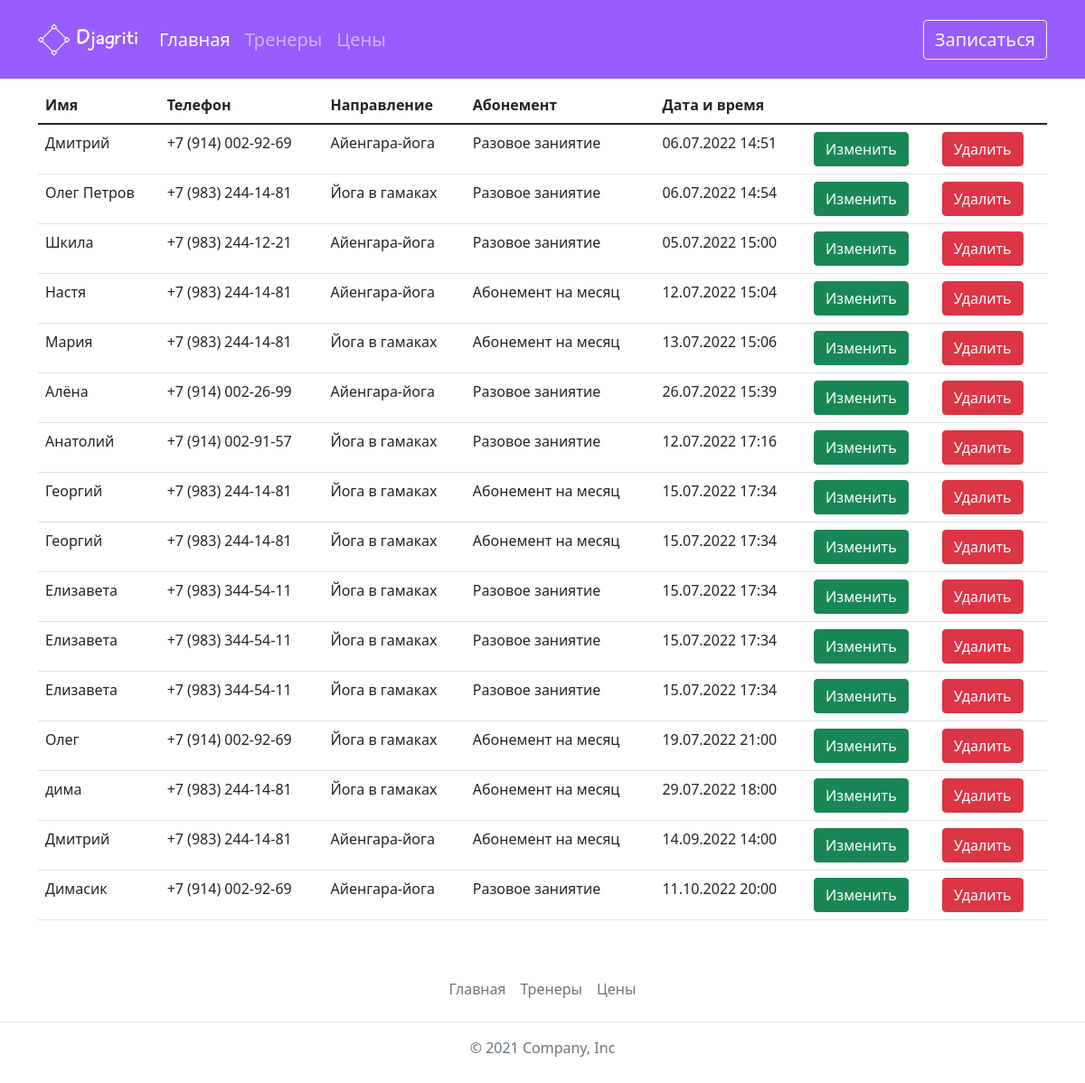
Page /dashboard/ on the earlier database version.
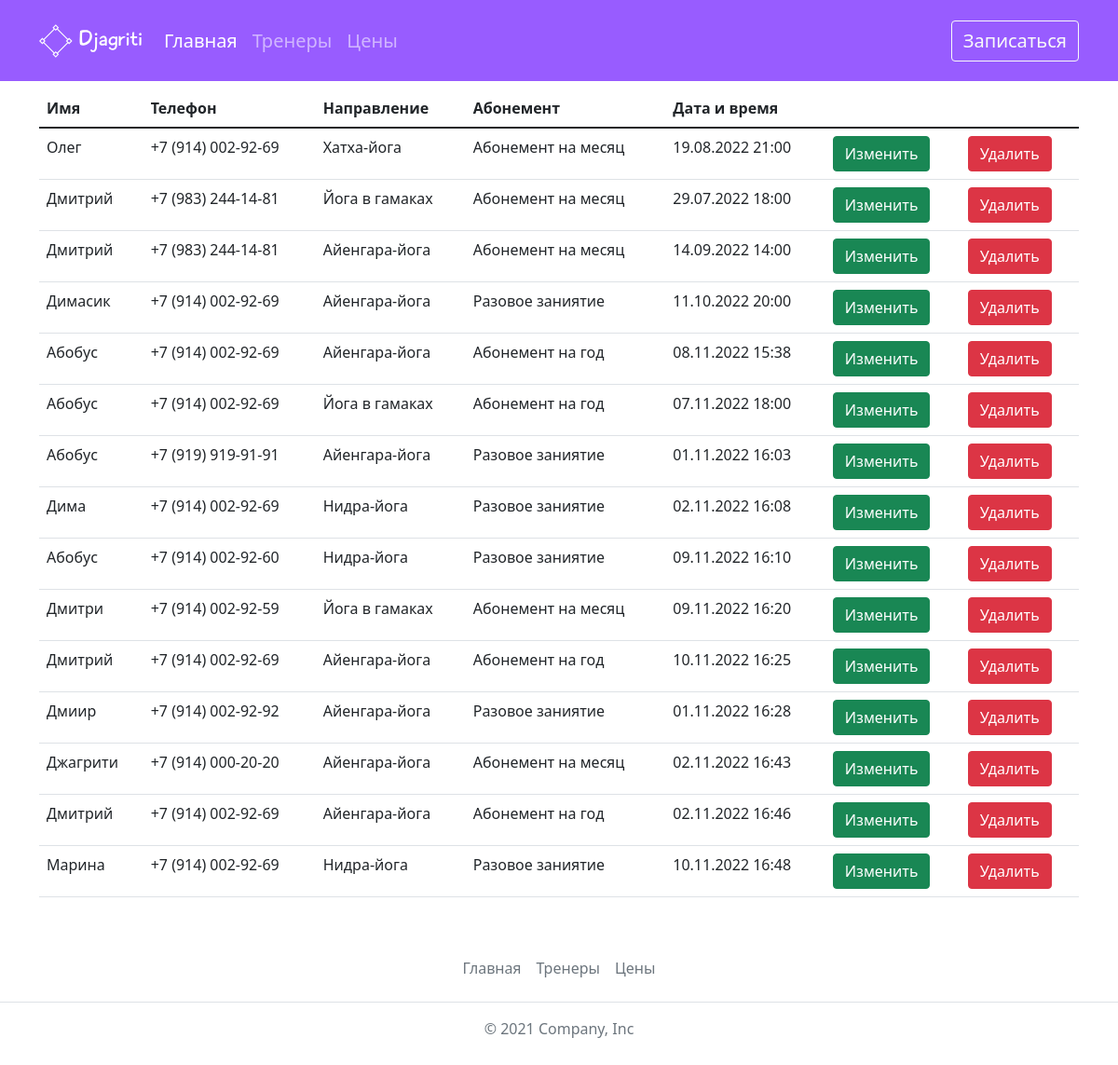
Same page on the later database version.
### crm/models.py (models this page shows, shortened)
class Order(models.Model):
    order_dt = models.DateTimeField(auto_now=True)
    order_name = models.CharField(max_length=100, verbose_name='Имя')
    order_phone = models.CharField(max_length=18, verbose_name='Телефон')
    order_napr = models.ForeignKey(NaprCrm, on_delete=models.PROTECT, null=True, blank=True, verbose_name='Направление')
    order_price = models.ForeignKey(Price, on_delete=models.PROTECT,  null=True, blank=True, verbose_name="Абонемент")
    date = models.DateTimeField(verbose_name="Дата и время")
    class Meta:
        verbose_name = 'Заказ'
        verbose_name_plural = 'Заказы'

class NaprCrm(models.Model):
    napr_name = models.CharField(max_length=100, verbose_name='Направление')
    def __str__(self):
        return self.napr_name
    class Meta:
        verbose_name = 'Направление'
        verbose_name_plural = 'Направления'

class Price(models.Model):
    price_name = models.CharField(max_length=25, verbose_name='Название')
    price_value = models.IntegerField(verbose_name="Цена")
    objects = models.Manager()
    def __str__(self):
        return self.price_name
    class Meta:
        verbose_name = 'Цена'
        verbose_name_plural = 'Цены'

### crm/views.py (the view)
# urls.py: path('dashboard/', dashboard, name='dashboard'),
def dashboard(request):
    order = Order.objects.all()
    return render(request, 'crm/dashboard.html', {'order': order})

### crm/templates/crm/dashboard.html
{% extends 'crm/base.html' %}
{% load static %}
{% block content %}
<div class="container pt-5">
    <div class="row mt-5">
        <div class="col">
        <table class="table">
            <thead>
                <tr>
                    <th scope="col">Имя</th>
                    <th scope="col">Телефон</th>
                    <th scope="col">Направление</th>
                    <th scope="col">Абонемент</th>
                    <th scope="col">Дата и время</th>
                </tr>
            </thead>
            <tbody>
            {% for i in order%}
            <tr>
                <td>{{i.order_name}}</td>
                <td>{{i.order_phone}}</td>
                <td>{{i.order_napr}}</td>
                <td>{{i.order_price}}</td>
                <td>{{i.date|date:'d.m.Y H:i'}}</td>
                <td><a class="btn btn-success" href="{% url 'update_order' i.id %}">Изменить</a></td>
                <td><a class="btn btn-danger" href="{% url 'delete_order' i.id %}">Удалить</a></td>
            </tr>
            {% endfor %}
        </tbody>
    </table>
        </div>
    </div>
</div>
{% endblock %}

### crm/templates/crm/base.html (shortened to what this page needs)
{% load static %}
<!DOCTYPE html>
<html lang="ru">
<head>
    <link rel="stylesheet" type="text/css" href="{% static 'crm/style.css' %}">
    <link rel="stylesheet" href="https://cdnjs.cloudflare.com/ajax/libs/jquery-datetimepicker/2.5.20/jquery.datetimepicker.min.css" />
    <link href="https://cdn.jsdelivr.net/npm/bootstrap@5.1.3/dist/css/bootstrap.min.css" rel="stylesheet">
</head>
<body>
    <nav class="navbar fixed-top navbar-expand-lg navbar-dark w-100 mx-auto" style="background-color:#985cff; font-size: 20px">
        <div class="container" >
          <a class="navbar-brand" href="{% url 'home' %}">
            <img src="{% static 'crm/img/logo.svg' %}" alt="" width="110" height="60" class="d-inline-block align-text-top">
          </a>
          <div class="collapse navbar-collapse" id="navbarSupportedContent">
            <ul class="navbar-nav me-auto mb-2 mb-lg-0">
              <li class="nav-item">
                <a class="nav-link active" aria-current="page" href="{% url 'home' %}">Главная</a>
              </li>
              <li class="nav-item">
                <a class="nav-link" href="{% url 'teachers' %}">Тренеры</a>
              </li>
              <li class="nav-item">
                <a class="nav-link" href="{% url 'price' %}">Цены</a>
              </li>
            </ul>
            <div class="d-flex">
              <button class="btn btn-outline-light" data-bs-toggle="modal" data-bs-target="#exampleModal" style="font-size: 20px">Записаться</button>
            </div>
          </div>
        </div>
      </nav>
{% block content %}
{% endblock %}
<footer class="py-3 my-4">
    <ul class="nav justify-content-center border-bottom pb-3 mb-3">
      <li class="nav-item"><a href="#" class="nav-link px-2 text-muted">Главная</a></li>
      <li class="nav-item"><a href="#" class="nav-link px-2 text-muted">Тренеры</a></li>
      <li class="nav-item"><a href="#" class="nav-link px-2 text-muted">Цены</a></li>
    </ul>
    <p class="text-center text-muted">© 2021 Company, Inc</p>
  </footer>
</body>
</html>

Differences in the rows shown:
removed Order: order_name "Дмитрий", order_phone "+7 (914) 002-92-69", order_napr "Айенгара-йога", order_price "Разовое заниятие", date "06.07.2022 14:51"
removed Order: order_name "Олег Петров", order_phone "+7 (983) 244-14-81", order_napr "Йога в гамаках", order_price "Разовое заниятие", date "06.07.2022 14:54"
removed Order: order_name "Шкила", order_phone "+7 (983) 244-12-21", order_napr "Айенгара-йога", order_price "Разовое заниятие", date "05.07.2022 15:00"
removed Order: order_name "Настя", order_phone "+7 (983) 244-14-81", order_napr "Айенгара-йога", order_price "Абонемент на месяц", date "12.07.2022 15:04"
removed Order: order_name "Мария", order_phone "+7 (983) 244-14-81", order_napr "Йога в гамаках", order_price "Абонемент на месяц", date "13.07.2022 15:06"
removed Order: order_name "Алёна", order_phone "+7 (914) 002-26-99", order_napr "Айенгара-йога", order_price "Разовое заниятие", date "26.07.2022 15:39"
removed Order: order_name "Анатолий", order_phone "+7 (914) 002-91-57", order_napr "Йога в гамаках", order_price "Разовое заниятие", date "12.07.2022 17:16"
removed Order: order_name "Георгий", order_phone "+7 (983) 244-14-81", order_napr "Йога в гамаках", order_price "Абонемент на месяц", date "15.07.2022 17:34"
removed Order: order_name "Георгий", order_phone "+7 (983) 244-14-81", order_napr "Йога в гамаках", order_price "Абонемент на месяц", date "15.07.2022 17:34"
removed Order: order_name "Елизавета", order_phone "+7 (983) 344-54-11", order_napr "Йога в гамаках", order_price "Разовое заниятие", date "15.07.2022 17:34"
removed Order: order_name "Елизавета", order_phone "+7 (983) 344-54-11", order_napr "Йога в гамаках", order_price "Разовое заниятие", date "15.07.2022 17:34"
removed Order: order_name "Елизавета", order_phone "+7 (983) 344-54-11", order_napr "Йога в гамаках", order_price "Разовое заниятие", date "15.07.2022 17:34"
changed Order "Олег": order_napr "Йога в гамаках" → "Хатха-йога"; date "19.07.2022 21:00" → "19.08.2022 21:00"
changed Order (number 2 of 15 on the later page): order_name "дима" → "Дмитрий"
added Order: order_name "Абобус", order_phone "+7 (914) 002-92-69", order_napr "Айенгара-йога", order_price "Абонемент на год", date "08.11.2022 15:38"
added Order: order_name "Абобус", order_phone "+7 (914) 002-92-69", order_napr "Йога в гамаках", order_price "Абонемент на год", date "07.11.2022 18:00"
added Order: order_name "Абобус", order_phone "+7 (919) 919-91-91", order_napr "Айенгара-йога", order_price "Разовое заниятие", date "01.11.2022 16:03"
added Order: order_name "Дима", order_phone "+7 (914) 002-92-69", order_napr "Нидра-йога", order_price "Разовое заниятие", date "02.11.2022 16:08"
added Order: order_name "Абобус", order_phone "+7 (914) 002-92-60", order_napr "Нидра-йога", order_price "Разовое заниятие", date "09.11.2022 16:10"
added Order: order_name "Дмитри", order_phone "+7 (914) 002-92-59", order_napr "Йога в гамаках", order_price "Абонемент на месяц", date "09.11.2022 16:20"
added Order: order_name "Дмитрий", order_phone "+7 (914) 002-92-69", order_napr "Айенгара-йога", order_price "Абонемент на год", date "10.11.2022 16:25"
added Order: order_name "Дмиир", order_phone "+7 (914) 002-92-92", order_napr "Айенгара-йога", order_price "Разовое заниятие", date "01.11.2022 16:28"
added Order: order_name "Джагрити", order_phone "+7 (914) 000-20-20", order_napr "Айенгара-йога", order_price "Абонемент на месяц", date "02.11.2022 16:43"
added Order: order_name "Дмитрий", order_phone "+7 (914) 002-92-69", order_napr "Айенгара-йога", order_price "Абонемент на год", date "02.11.2022 16:46"
added Order: order_name "Марина", order_phone "+7 (914) 002-92-69", order_napr "Нидра-йога", order_price "Разовое заниятие", date "10.11.2022 16:48"
